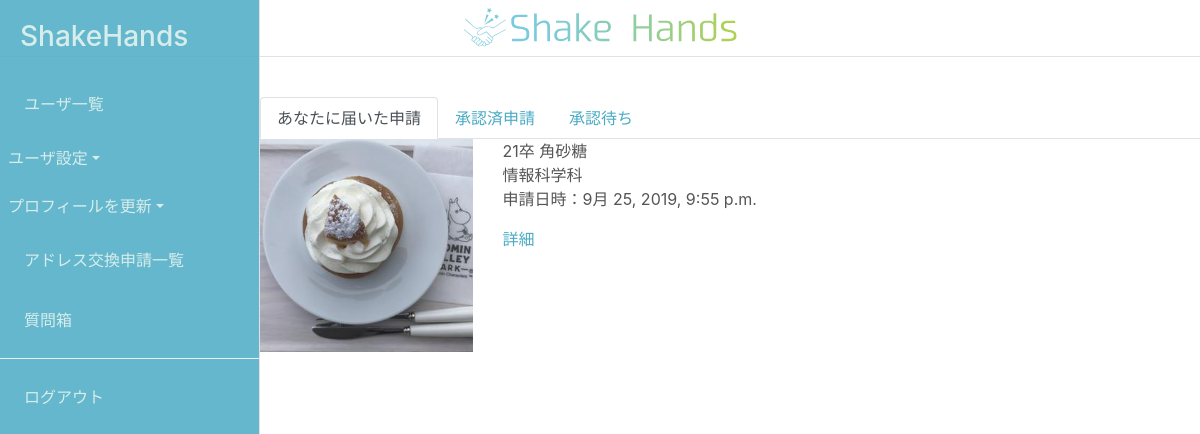
The page /address_exchange/list/ (signed in) on the database its author committed.
### addexchange/models.py (models this page shows, shortened)
class addressExchange(models.Model): #連絡先交換クラス
    id=models.UUIDField(primary_key=True,default=uuid.uuid4,editable=False)
    questioner=models.ForeignKey(User, on_delete=models.CASCADE, related_name='questioner')
    answerer=models.ForeignKey(User, on_delete=models.CASCADE, related_name='answerer')
    text=models.TextField(
        verbose_name='交換申請目的',
        blank=False,
        null=False,
        max_length=400,
    )
    approve_boolean=models.BooleanField(
    verbose_name='承認',
    blank=True,
    null=True,
    )
    request_time=models.DateTimeField(
        verbose_name='申請日時',blank=False,null=False,default=timezone.now)
    accepted_time=models.DateTimeField(
        verbose_name='承認日時',blank=True,null=True)

### accounts/models.py (models this page shows, shortened)
class User(AbstractBaseUser, PermissionsMixin):
    id = models.UUIDField(primary_key=True, default=uuid.uuid4, editable=False)
    email = models.EmailField(_('email address'), unique=True)
    first_name = models.CharField(_('first name'), max_length=30, blank=False)
    last_name = models.CharField(_('last name'), max_length=150, blank=False)
    is_staff = models.BooleanField(
        _('staff status'),
        default=False,
        help_text=_(
            'Designates whether the user can log into this admin site.'),
    )
    is_active = models.BooleanField(
        _('active'),
        default=True,
        help_text=_(
            'Designates whether this user should be treated as active. '
            'Unselect this instead of deleting accounts.'
        ),
    )
    date_joined = models.DateTimeField(_('date joined'), default=timezone.now)
    objects = UserManager()
    EMAIL_FIELD = 'email'
    USERNAME_FIELD = 'email'
    REQUIRED_FIELDS = []
    class Meta:
        verbose_name = _('user')
        verbose_name_plural = _('users')

class UserSetting(models.Model):
    user = models.OneToOneField(User, on_delete=models.CASCADE)
    display_name = models.CharField("表示名",max_length=50,blank=True)
    icon_pic = models.ImageField( "アイコン画像" , upload_to='images/', blank=True, null=True)
    graduation_year = models.IntegerField("卒業年(西暦下2桁)",blank=False,validators=[MinValueValidator(0),MaxValueValidator(99)])
    course = models.CharField("所属学科",max_length=2,choices=COURSE_CHOICES,blank=False)

### addexchange/views.py (the view)
# urls.py: path('list/',views.addExchange_list.as_view(),name='list'),
class addExchange_list(LoginRequiredMixin, generic.TemplateView):
    template_name='addexchange/list.html'
    def get_context_data(self, **kwargs):
        context = super().get_context_data(**kwargs)
        login_user = self.request.user
        today=datetime.date.today()+relativedelta(days=1)
        threemonths_ago=today-relativedelta(months=3)
        waiting = addressExchange.objects.filter(questioner=login_user).filter(approve_boolean=None).filter(request_time__range=(threemonths_ago, today))
        accepted = addressExchange.objects.filter(Q(questioner=login_user,approve_boolean=True)|Q(answerer=login_user, approve_boolean=True))
        offered = addressExchange.objects.filter(answerer=login_user).filter(approve_boolean=None).filter(request_time__range=(threemonths_ago, today))
        context.update({
            'waiting':waiting,
            'accepted':accepted,
            'offered':offered,
        })
        return context

### addexchange/templates/addexchange/list.html (shortened to what this page needs)
{% extends "accounts/base.html" %}
{% load utility %}
{% block content %}
<ul class="nav nav-tabs">
    <li class="nav-item">
        <a href="#tab1" class="nav-link navbar-default active" data-toggle="tab">あなたに届いた申請</a>
    </li>
    <li class="nav-item">
        <a href="#tab2" class="nav-link navbar-default" data-toggle="tab">承認済申請</a>
    </li>
    <li class="nav-item">
        <a href="#tab3" class="nav-link navbar-default" data-toggle="tab">承認待ち</a>
    </li>
</ul>
        <div class="tab-content">
            <div id="tab1" class="tab-pane active content_into_tab">
                {% for obj in offered %}
                <div class="row">
                        <div class="col-3">
                            <img src="{{obj.questioner.id|get_iconpic_url}}" class="img-fluid">
                        </div>
                        <div class="col-9">
                            {{ obj.questioner.id|get_graduationyear }}
                            {{ obj.questioner.id|get_displayname }}<br>
                            {{ obj.questioner.id|get_course }}<br>
                            <p>申請日時：{{ obj.request_time }}</p>
                            <a href="{% url 'addexchange:confirm' id=obj.pk %}">詳細</a>
                        </div>
                </div>
                {% endfor %}
            </div>
        </div>
{% endblock %}

### accounts/static/css/base.css (style rules this page uses)
body { color: #555555; }
a.nav-link.navbar-default { color: #4aabc4; }
a { color: #4aabc4; }

### rows shown on the page
addressExchange: questioner.id|get_iconpic_url (picture), questioner.id|get_graduationyear "21卒", questioner.id|get_displayname "角砂糖", questioner.id|get_course "情報科学科", request_time "9月 25, 2019, 9:55 p.m."
